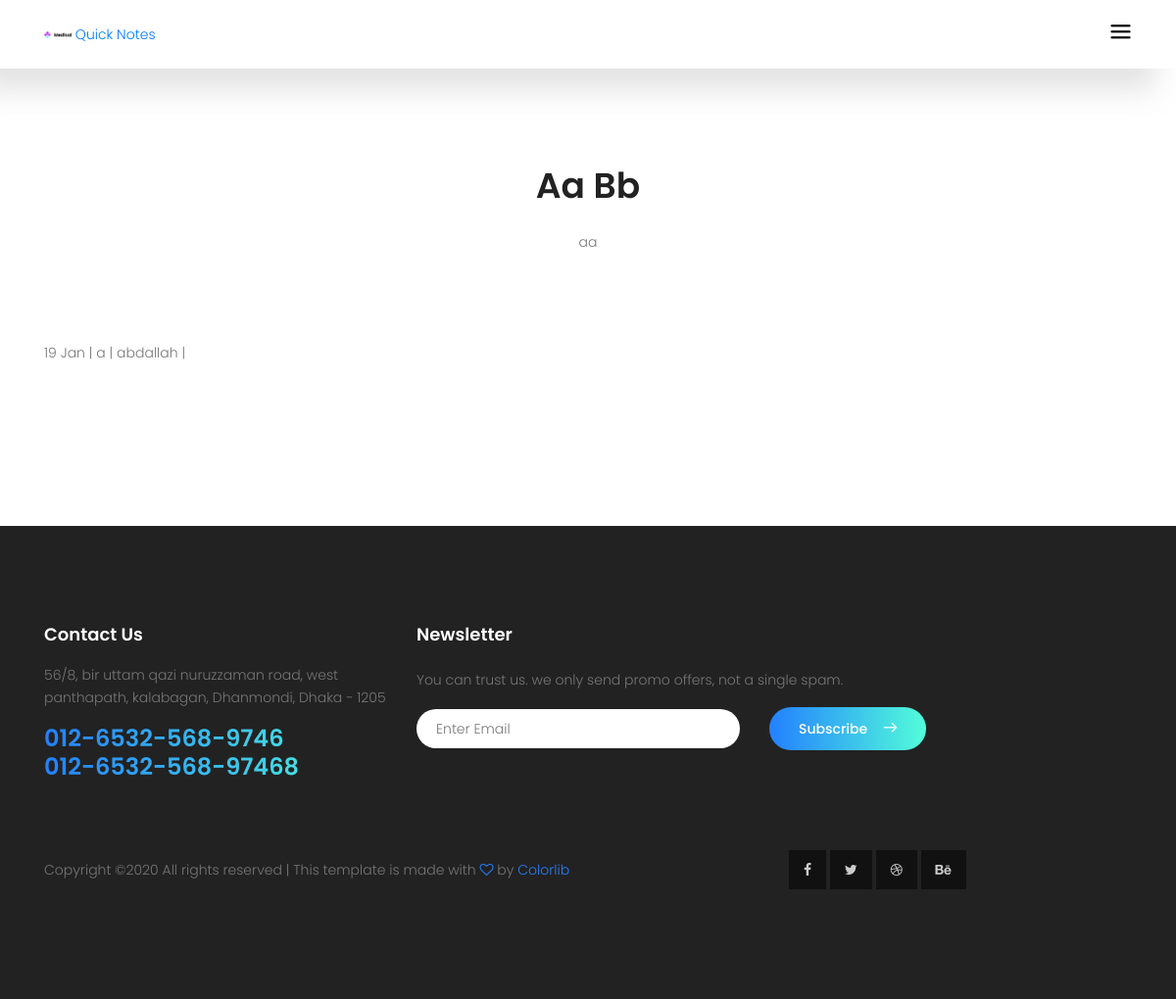
The page /notes/aa/ on the database its author committed.
### notes_app/models.py (models this page shows, shortened)
class Note(models.Model):
    user = models.ForeignKey(User , on_delete=models.CASCADE)
    title = models.CharField(max_length=50)
    slug = models.SlugField(null=True , blank=True)
    content = models.TextField(blank=True)
    created = models.DateTimeField(blank=True, default=datetime.datetime.now)
    active = models.BooleanField(default=True)
    tags = models.CharField(blank=True, max_length=100)
    img = models.ImageField(upload_to="notes-img")

### notes_app/views.py (the view)
# urls.py: url(r'^(?P<slug>[-\w]+)/$', views.detail , name='note_detail'),
def detail(request, slug):
    note = Note.objects.get(slug=slug)
    context = {
        'note' : note
    }
    return render(request , 'one_note.html' , context)

### notes_app/templates/one_note.html (shortened to what this page needs)
{% extends "base.html" %}
{% load static  %}
    {% block body %}
        <section class="blog-area section-gap">
          <div class="container">
            <div class="row justify-content-center">
              <div class="col-md-8 pb-30 header-text">
                <h1>{{note.title}}</h1>
                <p>{{note.content}}</p>
              </div>
            </div>
            <div class="row">
              <div class="single-blog col-lg-10 col-md-10">
                <p>  {{note.created|date:"j M"}} | {{note.tags}} | {{note.user.username}} |  </p>
              </div>
            </div>
          </div>
        </section>
    {% endblock  %}

### static/home-static/css/main.css (style rules this page uses)
body { color: #777777; font-family: "Poppins", sans-serif; font-size: 14px; font-weight: 300; line-height: 1.625em; position: relative; }
h1, h2, h3, h4, h5, h6 { font-family: "Poppins", sans-serif; color: #222222; line-height: 1.2em !important; margin-bottom: 0; margin-top: 0; font-weight: 600; }
h1, .h1 { font-size: 36px; }
.pb-30 { padding-bottom: 30px; }
h1 { font-size: 36px; }
h1, h2, h3, h4, h5, h6 { line-height: 1.5em; }
body { position: relative; }
.section-gap { padding: 120px 0; }
.blog-area h1 { text-align: center; margin-bottom: 25px; font-weight: 600; text-transform: capitalize; }
.blog-area p { margin-bottom: 45px; text-align: center; }
.single-blog p { text-align: left; margin-top: 15px; }
p { color: #777; }

### rows shown on the page
Note: title "Aa Bb", content "aa", created "19 Jan", tags "a", user.username "abdallah"
